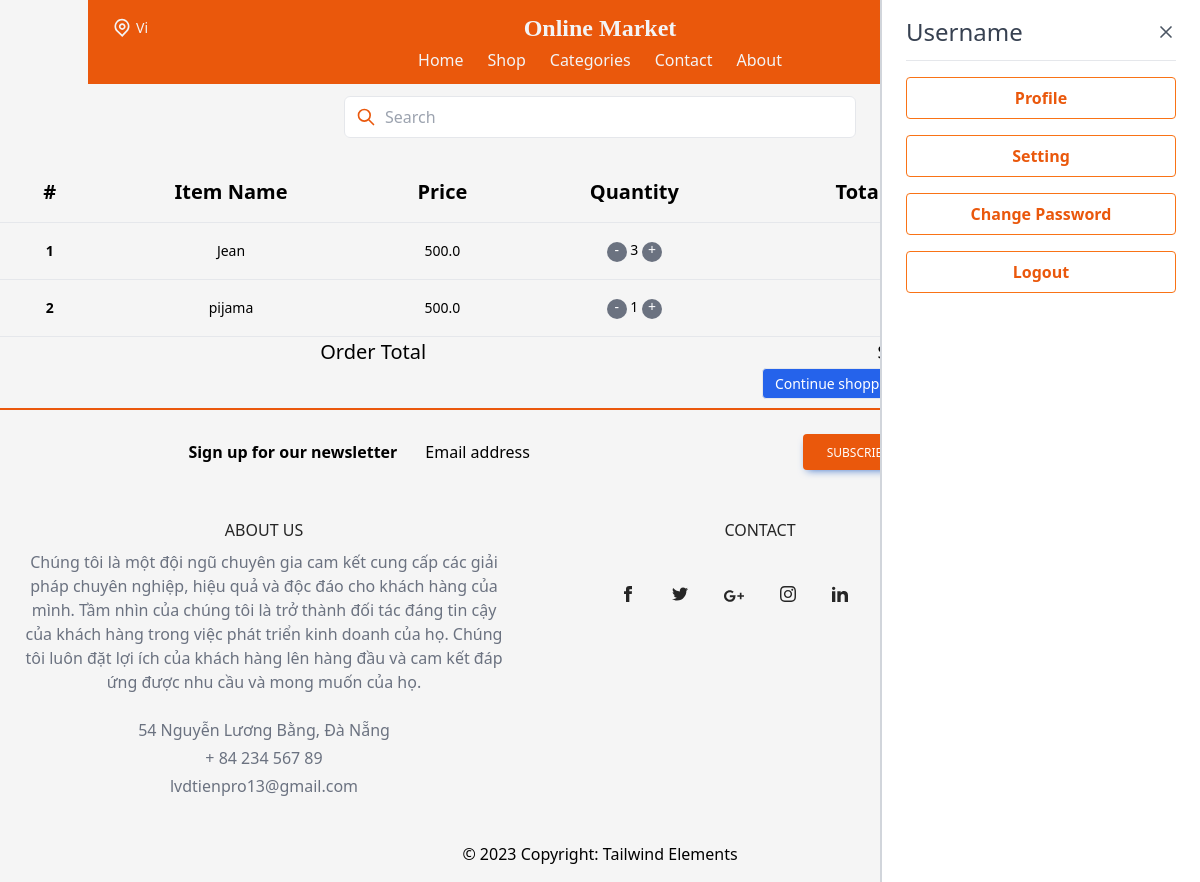
Screenshot of /items/order-summary/ (signed in) with the database file from the repository.
### item/models.py (models this page shows, shortened)
class OrderItem(models.Model):
    user = models.ForeignKey(User,
                             on_delete=models.CASCADE)
    ordered = models.BooleanField(default=False)
    item = models.ForeignKey(Item, on_delete=models.CASCADE)
    quantity = models.IntegerField(default=1)
    def get_total_item_price(self):
        return self.quantity * self.item.price
    def get_final_price(self):
        if self.item.discount_price:
            return self.get_total_discount_item_price()
        return self.get_total_item_price()

class Item(models.Model):
    category = models.ForeignKey(Category, related_name='items', on_delete=models.CASCADE)
    name = models.CharField(max_length=255)
    description = models.TextField(blank=True, null=True)
    price = models.FloatField()
    discount_price = models.FloatField(blank=True, null=True)
    image = models.ImageField(upload_to='item_images', blank=True, null=True)
    is_sold = models.BooleanField(default=False)
    created_by = models.ForeignKey(User, related_name='items', on_delete=models.CASCADE)
    created_at = models.DateTimeField(auto_now_add=True)

### item/views.py (the view)
# urls.py: path('order-summary/', OrderSummaryView.as_view(), name='order-summary'),
class OrderSummaryView(LoginRequiredMixin, View):
    def get(self, *args, **kwargs):
        try:
            order = Order.objects.get(user=self.request.user, ordered=False)
            context = {
                'object': order
            }
            return render(self.request, 'item/order_summary.html', context)
        except ObjectDoesNotExist:
            messages.warning(self.request, "You do not have an active order")
            return redirect("/")

### core/context_processors.py (called while the page is built)
def profile_picture(request):
    if request.user.is_authenticated:
        try:
            profile = Profile.objects.get(user=request.user)
            return {'profile_picture': profile.profileimg.url}
        except Profile.DoesNotExist:
            pass
    return {}

def cart_item_count(request):
    cart_count = 0
    if request.user.is_authenticated:
        order_items = OrderItem.objects.filter(user=request.user, ordered=False)
        cart_count = order_items.count()
    return {'cart_item_count': cart_count}

### item/models.py (called while the page is built)
    def get_total(self):
        total = 0
        for order_item in self.items.all():
            total += order_item.get_final_price()
        if self.coupon:
            total -= self.coupon.amount
        return total

### item/templates/item/order_summary.html (shortened to what this page needs)
{% extends 'core/base.html' %}
{% block content %}
  <div class="flex flex-col overflow-x-auto">
    <div class="sm:-mx-6 lg:-mx-8">
      <div class="inline-block min-w-full py-2 sm:px-6 lg:px-8">
        <div class="overflow-x-auto">
          <table class="min-w-full text-center text-sm font-light">
            <thead class="border-b font-medium dark:border-neutral-500">
              <tr>
                <th scope="col" class="px-6 py-4 text-xl">#</th>
                <th scope="col" class="px-6 py-4 text-xl">Item Name</th>
                <th scope="col" class="px-6 py-4 text-xl">Price</th>
                <th scope="col" class="px-6 py-4 text-xl">Quantity</th>
                <th scope="col" class="px-6 py-4 text-xl">Total Item Price</th>
              </tr>
            </thead>
            <tbody>
              {% for order_item in object.items.all %}
                <tr class="border-b dark:border-neutral-500">
                    <th scope="row">{{ forloop.counter }}</th>
                    <td class="whitespace-nowrap px-6 py-4">{{order_item.item.name}}</td>
                    <td class="whitespace-nowrap px-6 py-4">{{order_item.item.price}}</td>
                    <td class="whitespace-nowrap px-6 py-4">
                        <a href="{% url 'item:remove-single-item-from-cart' order_item.item.pk %}"><span class="inline-block w-5 h-5 bg-gray-500 rounded-full text-white text-center leading-4">-</span>
                        {{order_item.quantity}}
                        <a href="{% url 'item:add-to-cart' order_item.item.pk %}"><span class="inline-block w-5 h-5 bg-gray-500 rounded-full text-white text-center leading-4">+</span></a>
                    </td>
                    <td class="whitespace-nowrap px-6 py-4">
                    </td>
                    <td class="whitespace-nowrap px-6 py-4">
                        <a href="{% url 'item:remove-from-cart' order_item.item.pk %}">
                        </a>
                    </td>
                </tr>
              {% endfor %}
              {% if object.get_total %}
              <tr>
                    <td colspan="4"><b class="text-xl">Order Total</b></td>
                    <td><b class="text-xl">${{ object.get_total }}</b></td>
             </tr>
              <tr>
                  <td colspan="5">
                  <a class='inline-block align-middle text-center select-none border font-normal whitespace-no-wrap rounded py-1 px-3 leading-normal no-underline bg-orange-400 text-black hover:bg-orange-500 float-right ml-2' href="{%url 'payment:checkout' object.pk%}">Proceed to checkout</a>
                  <a class='inline-block align-middle text-center select-none border font-normal whitespace-no-wrap rounded py-1 px-3 leading-normal no-underline bg-blue-600 text-white hover:bg-blue-600 float-right' href='/'>Continue shopping</a>
                  </td>
              </tr>
              {% endif %}
            </tbody>
          </table>
        </div>
      </div>
    </div>
  </div>
{% endblock content %}

### rows the page displays
OrderItem: item.name "Jean", item.price "500.0", quantity "3"
OrderItem: item.name "pijama", item.price "500.0", quantity "1"
